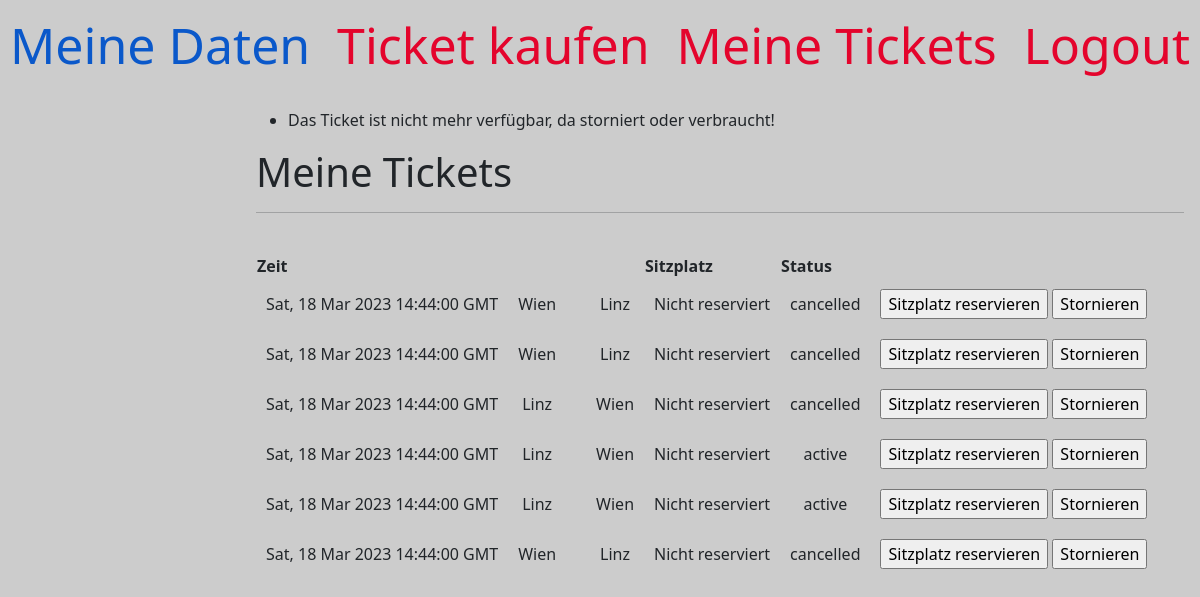
The app's page /tickets?ticketid=5 (signed in) with its own data.
### app/models.py (models this page shows, shortened)
class Ticket(db.Model):
    id = db.Column(db.Integer, primary_key=True)
    user_id = db.Column(db.Integer, db.ForeignKey('user.id'))
    ride_id = db.Column(db.Integer)
    status = db.Column(db.Enum('active', 'cancelled', 'used'), nullable=False, server_default="active")
    seat = db.Column(db.Boolean, default=False, nullable=False)
    departure = db.Column(db.String)
    destination = db.Column(db.String)
    def get_time(self):
        return api.get_ride_by_id(self.ride_id)["time"]

### app/routes.py (the view)
@app.route('/tickets', methods=['GET', 'POST'])
@requires_access('user')
@login_required
def tickets():
    tickets = current_user.bought_tickets()
    today = datetime.now()
    for t in tickets:
        rideid = t.ride_id
        ride_time = datetime.strptime(api.get_ride_by_id(rideid)["time"], "%a, %d %b %Y %H:%M:%S GMT")
        if t.status == 'active' and t.status != 'used' and ride_time < today:
            t.set_status('used')
            db.session.commit()
    ticketid = request.args.get('ticketid')
    book_seat(ticketid)
    return render_template('tickets.html', title='Meine Tickets', tickets=tickets)

### api.py (called while the page is built)
def get_ride_by_id(id):
    data = get_rides()
    for r in data["data"]:
        if id == r["id"]:
            return r

def get_rides():
    if dummydata:
        js = open("./dummydata/rides.json")
        data = json.load(js)
        return data
    else:
        response = urlopen('http://localhost:5001/api/zuege-komp')
        data = json.loads(response.read())
        return data

### app/admin.py (called while the page is built)
def requires_access(access_level):
    def decorator(f):
        @wraps(f)
        def decorated_function(*args, **kwargs):
            user = User.query.filter_by(username=current_user.username).first_or_404()
            if access_level == 'admin' and not user.is_admin():
                flash("Kein Zugang.")
                return redirect(url_for('logout'))
            elif access_level == 'user' and user.is_admin():
                flash("Kein Zugang.")
                return redirect(url_for('logout'))
            return f(*args, **kwargs)
        return decorated_function
    return decorator

### app/models.py (called while the page is built)
@login.user_loader
def load_user(id):
    return User.query.get(int(id))

    def is_admin(self):
        return self.access == 'admin'

    def bought_tickets(self):
        tickets = Ticket.query.filter_by(user_id=self.id)
        return tickets

### app/routes.py (called while the page is built)
def book_seat(ticketid):
    ticket = Ticket.query.filter_by(id=ticketid).first()
    if ticket is not None and ticket.status == 'active':
        rideid = ticket.ride_id
        booked_seats = len(Ticket.query.filter_by(ride_id=rideid, seat=True).all())
        trainid = api.get_ride_by_id(rideid)["train_id"]
        available_seats = api.get_train_by_id(trainid)["seats"]
        if ticket.seat:
            flash("Sitzplatz bereits gebucht!")
        elif available_seats <= booked_seats:
            flash("Alle Sitzplätze sind bereits vergeben!")
        elif not ticket.seat:
            ticket.set_seat(True)
            db.session.commit()
            flash("Sitzplatz erfolgreich reserviert!")
    elif ticket is not None:
        flash("Das Ticket ist nicht mehr verfügbar, da storniert oder verbraucht!")

### app/templates/tickets.html (shortened to what this page needs)
{% extends "base.html" %}
{% set active_page = 'tickets_page' %}
{% block content %}
<h1>Meine Tickets</h1>
<hr><br>
<table>
    <tr>
        <th>Zeit</th>
        <th></th>
        <th></th>
        <th></th>
        <th>Sitzplatz</th>
        <th>Status</th>
        <th></th>
    </tr>
    {% for ticket in tickets %}
    <tr class="default">
        <td>{{ ticket.get_time() }}</td>
        <td>{{ ticket.departure }}</td>
        <td></td>
        <td>{{ ticket.destination }}</td>
        {% if ticket.seat %}
            <td>Reserviert</td>
        {% else %}
            <td>Nicht reserviert</td>
        {% endif %}
        <td>{{ ticket.status }}</td>
        <td>
            <input type="button" onclick="window.location.href='{{ url_for( 'tickets', ticketid=ticket.id ) }}';" value="Sitzplatz reservieren">
            <input type="button" onclick="window.location.href='{{ url_for( 'cancelticket', ticketid=ticket.id ) }}';" value="Stornieren">
        </td>
    </tr>
    {% endfor %}
</table>
{% endblock %}

### app/templates/base.html (style rules this page uses)
body { background-color: #cccccc; }
td { text-align: center; padding: 10px; }

### records on screen
Ticket: get_time "Sat, 18 Mar 2023 14:44:00 GMT", departure "Wien", destination "Linz", seat "Nicht reserviert", status "cancelled"
Ticket: get_time "Sat, 18 Mar 2023 14:44:00 GMT", departure "Wien", destination "Linz", seat "Nicht reserviert", status "cancelled"
Ticket: get_time "Sat, 18 Mar 2023 14:44:00 GMT", departure "Linz", destination "Wien", seat "Nicht reserviert", status "cancelled"
Ticket: get_time "Sat, 18 Mar 2023 14:44:00 GMT", departure "Linz", destination "Wien", seat "Nicht reserviert", status "active"
Ticket: get_time "Sat, 18 Mar 2023 14:44:00 GMT", departure "Linz", destination "Wien", seat "Nicht reserviert", status "active"
Ticket: get_time "Sat, 18 Mar 2023 14:44:00 GMT", departure "Wien", destination "Linz", seat "Nicht reserviert", status "cancelled"

### other values on screen
{{ message }} "Das Ticket ist nicht mehr verfügbar, da storniert oder verbraucht!"
